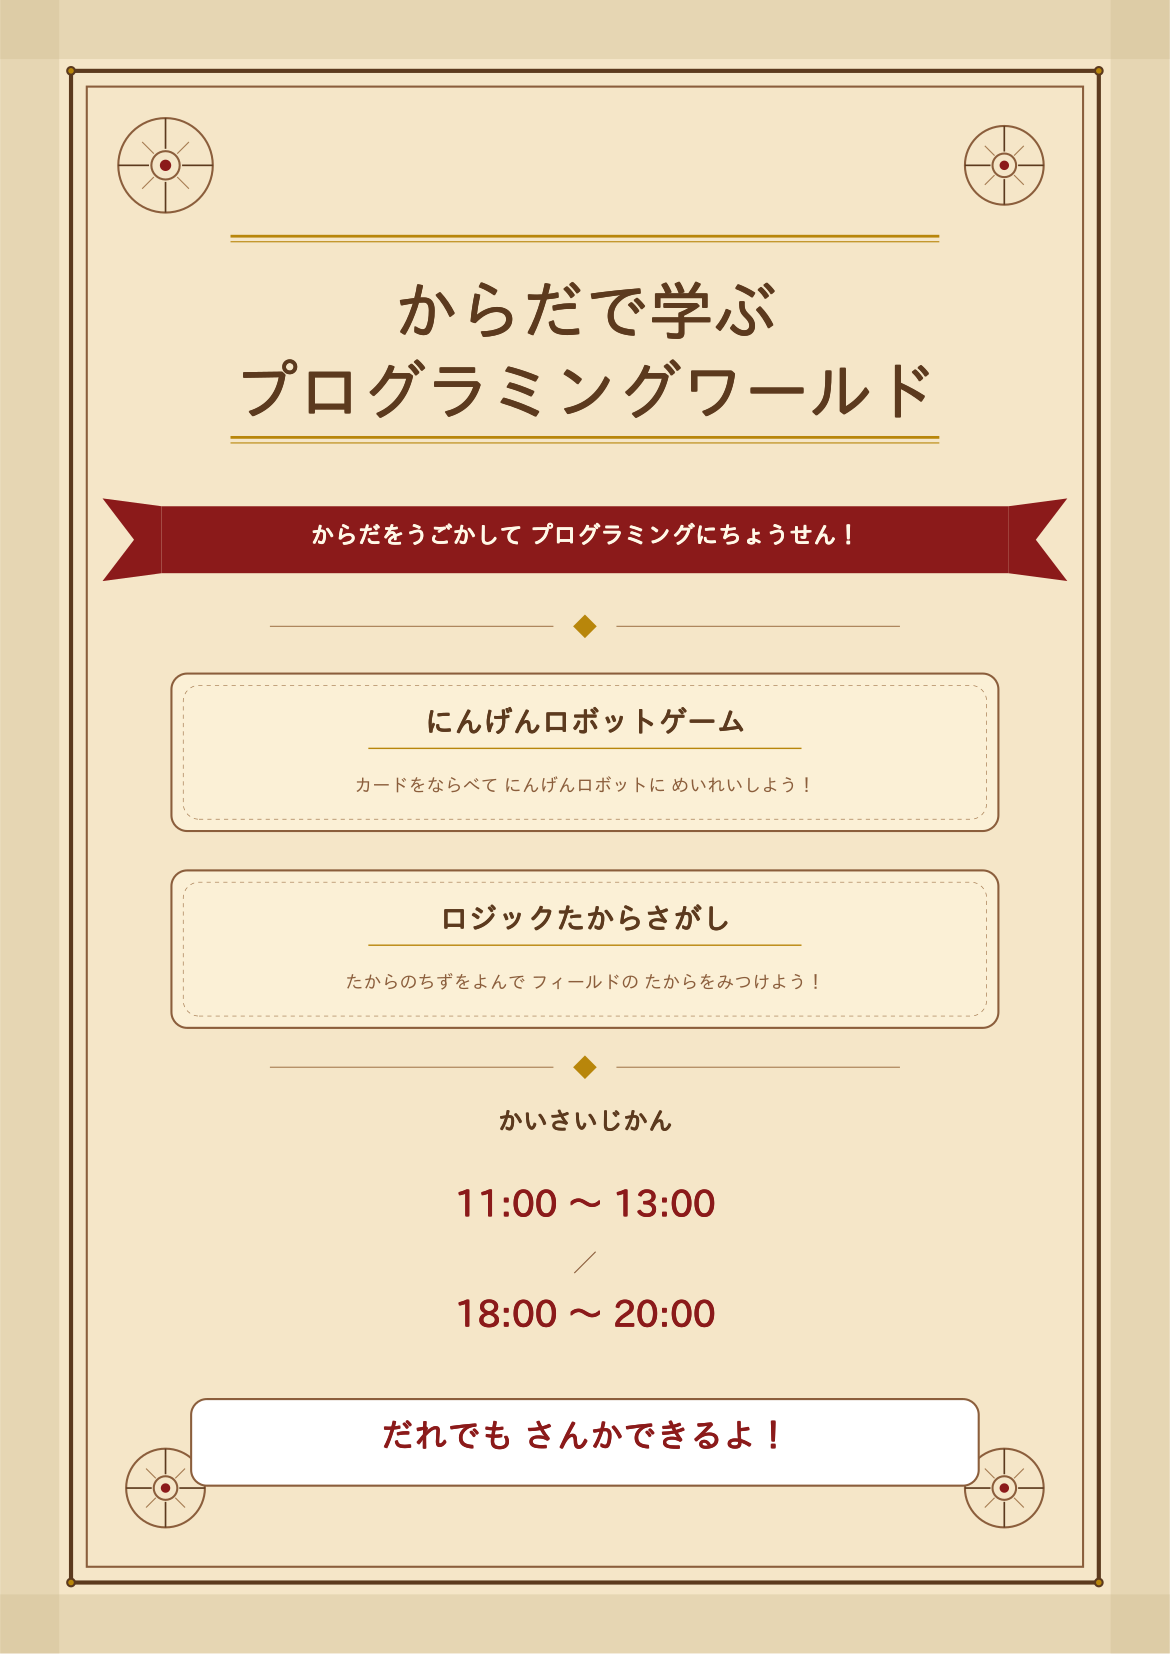

Source code (Python):
# /// script
# requires-python = ">=3.10"
# dependencies = [
#     "reportlab>=4.0",
# ]
# ///
"""
からだで学ぶ プログラミングワールド - 入口チラシ (A3)
宝探し風パーチメントデザイン

Usage:
    uv run programming_world_poster.py

日本語フォントが見つからない場合、IPAexゴシックを自動ダウンロードします。
"""

import math
import sys
from pathlib import Path

from reportlab.lib.colors import Color, HexColor
from reportlab.lib.pagesizes import A3
from reportlab.lib.units import mm
from reportlab.pdfbase import pdfmetrics
from reportlab.pdfbase.ttfonts import TTFont
from reportlab.pdfgen import canvas

# ============================================================
# フォント設定
# ============================================================
# ReportLab は PostScript outlines の .ttc を読めないため
# TrueType outlines の .ttf を優先して探す。
# 見つからない場合は IPA ゴシックを自動ダウンロードする。
FONT_CANDIDATES = [
    # Linux (apt install fonts-ipafont-gothic)
    "/usr/share/fonts/opentype/ipafont-gothic/ipagp.ttf",
    "/usr/share/fonts/opentype/ipafont-gothic/ipag.ttf",
    "/usr/share/fonts/truetype/fonts-japanese-gothic.ttf",
    # macOS / Windows に手動配置した場合
    str(Path.home() / ".fonts" / "ipagp.ttf"),
    str(Path.home() / "Library" / "Fonts" / "ipagp.ttf"),
    "C:/Windows/Fonts/ipagp.ttf",
]

IPA_FONT_URL = "https://moji.or.jp/wp-content/ipafont/IPAexfont/IPAexfont00401.zip"
IPA_FONT_NAME = "ipaexg.ttf"  # IPAexゴシック


def download_ipa_font() -> str:
    """IPAexゴシックをダウンロードして展開し、パスを返す"""
    import io
    import urllib.request
    import zipfile

    cache_dir = Path.home() / ".cache" / "fonts"
    cached = cache_dir / IPA_FONT_NAME
    if cached.exists():
        return str(cached)

    print(f"📥 日本語フォント (IPAexゴシック) をダウンロード中...")
    data = urllib.request.urlopen(IPA_FONT_URL).read()
    with zipfile.ZipFile(io.BytesIO(data)) as zf:
        for name in zf.namelist():
            if name.endswith(IPA_FONT_NAME):
                cache_dir.mkdir(parents=True, exist_ok=True)
                cached.write_bytes(zf.read(name))
                print(f"   保存先: {cached}")
                return str(cached)

    print("エラー: フォントの展開に失敗しました。", file=sys.stderr)
    sys.exit(1)


def find_font() -> str:
    """利用可能な日本語フォントを探し、なければダウンロード"""
    for path in FONT_CANDIDATES:
        if Path(path).exists():
            return path
    return download_ipa_font()


font_path = find_font()
pdfmetrics.registerFont(TTFont("JapaneseFont", font_path))

FONT = "JapaneseFont"

# ============================================================
# カラーパレット (パーチメント / 宝探し風)
# ============================================================
PARCHMENT_BG = HexColor("#F5E6C8")
BROWN_DARK = HexColor("#5C3A1E")
BROWN_MED = HexColor("#8B5E3C")
BROWN_LIGHT = HexColor("#A67C52")
DARK_RED = HexColor("#8B1A1A")
GOLD = HexColor("#B8860B")
CREAM = HexColor("#FFF8E7")
WHITE = HexColor("#FFFFFF")

# ============================================================
# 出力先
# ============================================================
OUTPUT = "programming_world_poster.pdf"


# ============================================================
# 描画ユーティリティ
# ============================================================
def draw_bold_centered(c: canvas.Canvas, x: float, y: float, text: str) -> None:
    """擬似ボールド: わずかにずらして重ね描き"""
    for dx, dy in [(0, 0), (0.6, 0), (0, 0.6), (0.6, 0.6)]:
        c.drawCentredString(x + dx, y + dy, text)


def draw_parchment_bg(c: canvas.Canvas, w: float, h: float) -> None:
    c.setFillColor(PARCHMENT_BG)
    c.rect(0, 0, w, h, fill=1, stroke=0)
    edge = 15 * mm
    c.setFillColor(Color(0.82, 0.75, 0.58, alpha=0.4))
    for rect in [
        (0, h - edge, w, edge),
        (0, 0, w, edge),
        (0, 0, edge, h),
        (w - edge, 0, edge, h),
    ]:
        c.rect(*rect, fill=1, stroke=0)


def draw_border(c: canvas.Canvas, w: float, h: float) -> None:
    m1, m2 = 18 * mm, 22 * mm
    c.setStrokeColor(BROWN_DARK)
    c.setLineWidth(3)
    c.rect(m1, m1, w - 2 * m1, h - 2 * m1, fill=0, stroke=1)
    c.setStrokeColor(BROWN_MED)
    c.setLineWidth(1.5)
    c.rect(m2, m2, w - 2 * m2, h - 2 * m2, fill=0, stroke=1)
    for cx_, cy_ in [(m1, m1), (m1, h - m1), (w - m1, m1), (w - m1, h - m1)]:
        c.setFillColor(BROWN_DARK)
        c.circle(cx_, cy_, 3.5, fill=1, stroke=0)
        c.setFillColor(GOLD)
        c.circle(cx_, cy_, 2, fill=1, stroke=0)


def draw_compass(c: canvas.Canvas, cx: float, cy: float, sz: float) -> None:
    c.saveState()
    c.setStrokeColor(BROWN_MED)
    c.setLineWidth(1.5)
    c.circle(cx, cy, sz, fill=0, stroke=1)
    c.circle(cx, cy, sz * 0.3, fill=0, stroke=1)
    c.setStrokeColor(BROWN_DARK)
    c.setLineWidth(1.2)
    for d in [0, 90, 180, 270]:
        a = math.radians(d)
        c.line(
            cx + math.cos(a) * sz * 0.35,
            cy + math.sin(a) * sz * 0.35,
            cx + math.cos(a) * sz,
            cy + math.sin(a) * sz,
        )
    c.setStrokeColor(BROWN_LIGHT)
    c.setLineWidth(0.8)
    for d in [45, 135, 225, 315]:
        a = math.radians(d)
        c.line(
            cx + math.cos(a) * sz * 0.35,
            cy + math.sin(a) * sz * 0.35,
            cx + math.cos(a) * sz * 0.7,
            cy + math.sin(a) * sz * 0.7,
        )
    c.setFillColor(DARK_RED)
    c.circle(cx, cy, sz * 0.12, fill=1, stroke=0)
    c.restoreState()


def draw_ribbon(
    c: canvas.Canvas, cx: float, cy: float, bw: float, bh: float
) -> None:
    c.saveState()
    hw, hh = bw / 2, bh / 2
    tail, notch = 15 * mm, 8 * mm
    c.setFillColor(DARK_RED)
    c.rect(cx - hw, cy - hh, bw, bh, fill=1, stroke=0)
    for sign in [-1, 1]:
        p = c.beginPath()
        p.moveTo(cx + sign * hw, cy + hh)
        p.lineTo(cx + sign * (hw + tail), cy + hh + 2 * mm)
        p.lineTo(cx + sign * (hw + tail - notch), cy)
        p.lineTo(cx + sign * (hw + tail), cy - hh - 2 * mm)
        p.lineTo(cx + sign * hw, cy - hh)
        p.close()
        c.drawPath(p, fill=1, stroke=0)
    c.restoreState()


def draw_divider(c: canvas.Canvas, cx: float, cy: float, length: float) -> None:
    half = length / 2
    c.saveState()
    c.setStrokeColor(BROWN_LIGHT)
    c.setLineWidth(0.8)
    c.line(cx - half, cy, cx - 8 * mm, cy)
    c.line(cx + 8 * mm, cy, cx + half, cy)
    d = 3 * mm
    c.setFillColor(GOLD)
    p = c.beginPath()
    p.moveTo(cx, cy + d)
    p.lineTo(cx + d, cy)
    p.lineTo(cx, cy - d)
    p.lineTo(cx - d, cy)
    p.close()
    c.drawPath(p, fill=1, stroke=0)
    c.restoreState()


def draw_game_block(
    c: canvas.Canvas, cx: float, cy: float, title: str, desc: str, bw: float
) -> None:
    bh = 40 * mm
    hw = bw / 2
    c.saveState()
    c.setFillColor(Color(1, 0.97, 0.88, alpha=0.6))
    c.setStrokeColor(BROWN_MED)
    c.setLineWidth(1.5)
    c.roundRect(cx - hw, cy - bh / 2, bw, bh, 4 * mm, fill=1, stroke=1)
    c.setStrokeColor(BROWN_LIGHT)
    c.setLineWidth(0.5)
    c.setDash(3, 3)
    ins = 3 * mm
    c.roundRect(
        cx - hw + ins, cy - bh / 2 + ins, bw - 2 * ins, bh - 2 * ins, 4 * mm,
        fill=0, stroke=1,
    )
    c.setDash()

    c.setFont(FONT, 21)
    c.setFillColor(BROWN_DARK)
    ty = cy + 5 * mm
    draw_bold_centered(c, cx, ty, title)

    c.setStrokeColor(GOLD)
    c.setLineWidth(1)
    c.line(cx - 55 * mm, ty - 4 * mm, cx + 55 * mm, ty - 4 * mm)

    c.setFont(FONT, 13)
    c.setFillColor(BROWN_MED)
    c.drawCentredString(cx, ty - 15 * mm, desc)
    c.restoreState()


def gold_lines(c: canvas.Canvas, cx: float, y: float, w: float) -> None:
    c.setStrokeColor(GOLD)
    c.setLineWidth(2)
    c.line(cx - w / 2, y, cx + w / 2, y)
    c.setLineWidth(0.8)
    c.line(cx - w / 2, y - 4, cx + w / 2, y - 4)


# ============================================================
# メイン
# ============================================================
def create_poster() -> None:
    c = canvas.Canvas(OUTPUT, pagesize=A3)
    w, h = A3
    cx = w / 2

    draw_parchment_bg(c, w, h)
    draw_border(c, w, h)

    # コンパスローズ (四隅)
    draw_compass(c, 42 * mm, h - 42 * mm, 12 * mm)
    draw_compass(c, w - 42 * mm, h - 42 * mm, 10 * mm)
    draw_compass(c, w - 42 * mm, 42 * mm, 10 * mm)
    draw_compass(c, 42 * mm, 42 * mm, 10 * mm)

    # === タイトル ===
    lw = 180 * mm
    gold_lines(c, cx, h - 60 * mm, lw)

    c.setFont(FONT, 46)
    c.setFillColor(BROWN_DARK)
    t1 = h - 85 * mm
    draw_bold_centered(c, cx, t1, "からだで学ぶ")

    c.setFont(FONT, 46)
    t2 = t1 - 58
    draw_bold_centered(c, cx, t2, "プログラミングワールド")

    gold_lines(c, cx, t2 - 16, lw)

    # === キャッチコピー (リボン) ===
    catch_y = t2 - 16 - 26 * mm
    draw_ribbon(c, cx, catch_y, 215 * mm, 17 * mm)
    c.setFont(FONT, 17)
    c.setFillColor(CREAM)
    draw_bold_centered(c, cx, catch_y - 3, "からだをうごかして プログラミングにちょうせん！")

    # === 区切り ===
    div1 = catch_y - 22 * mm
    draw_divider(c, cx, div1, 160 * mm)

    # === ゲーム紹介 ===
    bw = 210 * mm
    g1y = div1 - 32 * mm
    draw_game_block(
        c, cx, g1y,
        "にんげんロボットゲーム",
        "カードをならべて にんげんロボットに めいれいしよう！",
        bw,
    )

    g2y = g1y - 50 * mm
    draw_game_block(
        c, cx, g2y,
        "ロジックたからさがし",
        "たからのちずをよんで フィールドの たからをみつけよう！",
        bw,
    )

    # === 区切り ===
    div2 = g2y - 30 * mm
    draw_divider(c, cx, div2, 160 * mm)

    # === 開催時間 ===
    iy = div2 - 16 * mm
    c.setFont(FONT, 18)
    c.setFillColor(BROWN_DARK)
    draw_bold_centered(c, cx, iy, "かいさいじかん")

    c.setFont(FONT, 26)
    c.setFillColor(DARK_RED)
    ty1 = iy - 22 * mm
    draw_bold_centered(c, cx, ty1, "11:00 〜 13:00")

    c.setFont(FONT, 18)
    c.setFillColor(BROWN_MED)
    c.drawCentredString(cx, ty1 - 14 * mm, "／")

    c.setFont(FONT, 26)
    c.setFillColor(DARK_RED)
    ty2 = ty1 - 28 * mm
    draw_bold_centered(c, cx, ty2, "18:00 〜 20:00")

    # === だれでも さんかできるよ！ ===
    wy = ty2 - 30 * mm
    box_w, box_h = 200 * mm, 22 * mm
    c.setFillColor(WHITE)
    c.setStrokeColor(BROWN_MED)
    c.setLineWidth(1.5)
    c.roundRect(cx - box_w / 2, wy - box_h / 2 + 2, box_w, box_h, 4 * mm, fill=1, stroke=1)

    c.setFont(FONT, 24)
    c.setFillColor(DARK_RED)
    draw_bold_centered(c, cx, wy - 2, "だれでも さんかできるよ！")

    c.save()
    print(f"✅ 生成完了: {OUTPUT}")


if __name__ == "__main__":
    create_poster()
